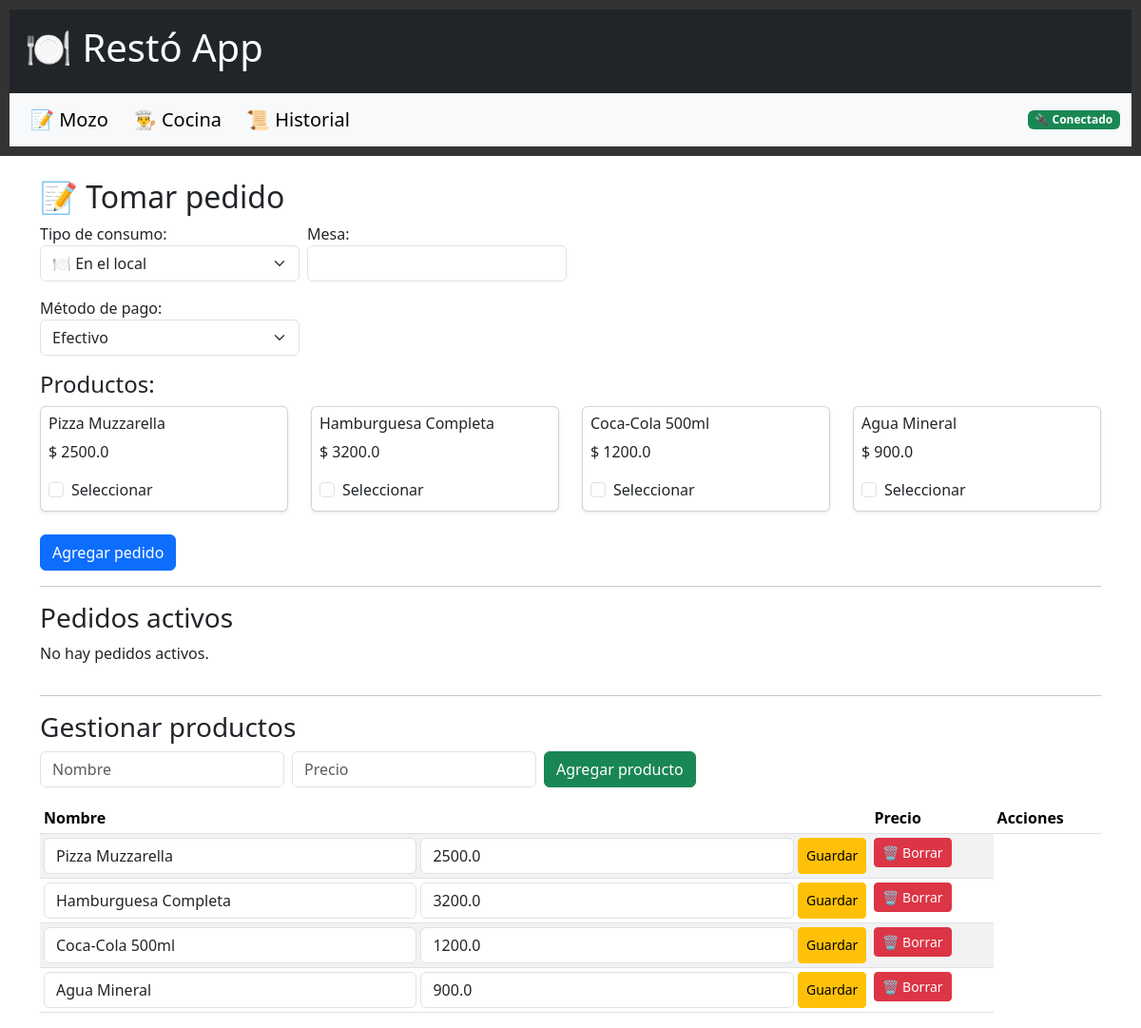
The page / on the database its author committed.
### models.py (models this page shows)
class Producto(db.Model):
    id = db.Column(db.Integer, primary_key=True)
    nombre = db.Column(db.String(100), nullable=False)
    precio = db.Column(db.Float, nullable=False)

### app.py (the view)
@app.route("/")
def index():
    productos = Producto.query.all()
    pedidos = Pedido.query.filter(Pedido.estado != "Entregado").order_by(Pedido.fecha.desc()).all()
    return render_template("index.html", productos=productos, pedidos=pedidos)

### templates/index.html (shortened to what this page needs)
{% extends "base.html" %}
{% block content %}
<div class="container mt-4">
    <h2>📝 Tomar pedido</h2>
    <form method="POST" action="{{ url_for('crear_pedido') }}">
        <div class="row g-2 mb-3">
            <div class="col-md-3">
                <label>Tipo de consumo:</label>
                <select name="tipo_consumo" id="tipo_consumo" class="form-select" required>
                    <option value="Local">🍽️ En el local</option>
                </select>
            </div>
            <div class="col-md-3" id="div_mesa">
                <label>Mesa:</label>
                <input type="text" name="mesa" id="mesa_input" class="form-control">
            </div>
        </div>
        <div class="row g-2 mb-3">
            <div class="col-md-3">
                <label>Método de pago:</label>
                <select name="metodo_pago" id="metodo_pago" class="form-select" required>
                    <option value="Efectivo">Efectivo</option>
                </select>
            </div>
        </div>
        <h4>Productos:</h4>
        <div class="row">
            {% for producto in productos %}
            <div class="col-6 col-md-4 col-lg-3 mb-2">
                <div class="card h-100 shadow-sm p-2">
                    <h6>{{ producto.nombre }}</h6>
                    <p>$ {{ producto.precio }}</p>
                    <div class="form-check">
                        <input class="form-check-input" type="checkbox" name="producto" value="{{ producto.id }}" id="prod{{ producto.id }}">
                        <label class="form-check-label" for="prod{{ producto.id }}">Seleccionar</label>
                    </div>
                </div>
            </div>
            {% endfor %}
        </div>
        <button type="submit" class="btn btn-primary mt-3">Agregar pedido</button>
    </form>
    <hr>
    <h3>Pedidos activos</h3>
    <div class="row">
        {% for pedido in pedidos %}
        <div class="col-12 col-md-6 col-lg-4 mb-3">
            <div class="card shadow-sm p-2 h-100 pedido-activo-card"
                 data-mesa="{{ pedido.mesa or '' }}"
                 data-nombre="{{ pedido.nombre_cliente or '' }}"
                 data-direccion="{{ pedido.direccion_cliente or '' }}"
                 data-metodo_pago="{{ pedido.metodo_pago }}"
                 data-fecha="{{ pedido.fecha.strftime('%d/%m/%Y %H:%M') }}"
                 data-ticket="{{ pedido.ticket_numero or '' }}"
                 data-titular="{{ pedido.titular or '' }}"
                 data-transferencia="{{ pedido.transferencia_info or '' }}"
                 data-deuda="{{ pedido.deuda_nombre or '' }}"
            >
                <div class="d-flex justify-content-between align-items-center mb-2">
                    {% if pedido.tipo_consumo == "Local" %}
                        <strong>Mesa {{ pedido.mesa }}</strong>
                    {% else %}
                        <strong>{{ pedido.nombre_cliente }} 🏠</strong>
                    {% endif %}
                    <span class="badge bg-info">{{ pedido.metodo_pago }}</span>
                </div>
                <ul class="list-group list-group-flush mb-2">
                    {% for item in pedido.items %}
                        <li class="list-group-item d-flex justify-content-between p-1">
                            {{ item.producto.nombre }}
                            <span>${{ item.producto.precio }}</span>
                        </li>
                    {% endfor %}
                </ul>
                <strong>Total: ${{ pedido.total }}</strong>
                <div class="d-flex gap-2 mt-2">
                    <a href="{{ url_for('editar_pedido', pedido_id=pedido.id) }}" class="btn btn-warning btn-sm">✏ Editar</a>
                    <form method="POST" action="{{ url_for('borrar_pedido', pedido_id=pedido.id) }}">
                        <button type="submit" class="btn btn-danger btn-sm">🗑 Borrar</button>
                    </form>
                    <form method="POST" action="{{ url_for('entregado', pedido_id=pedido.id) }}">
                        <button type="submit" class="btn btn-success btn-sm">✅ Entregado</button>
                    </form>
                </div>
            </div>
        </div>
        {% else %}
            <p>No hay pedidos activos.</p>
        {% endfor %}
    </div>
    <hr>
    <h3>Gestionar productos</h3>
    <form method="POST" action="{{ url_for('agregar_producto_index') }}" class="mb-3 row g-2">
        <div class="col-auto">
            <input type="text" name="nombre" class="form-control" placeholder="Nombre" required>
        </div>
        <div class="col-auto">
            <input type="number" step="0.01" name="precio" class="form-control" placeholder="Precio" required>
        </div>
        <div class="col-auto">
            <button type="submit" class="btn btn-success">Agregar producto</button>
        </div>
    </form>
    <table class="table table-sm table-striped">
        <thead>
            <tr>
                <th>Nombre</th>
                <th>Precio</th>
                <th>Acciones</th>
            </tr>
        </thead>
        <tbody>
            {% for producto in productos %}
            <tr>
                <td>
                    <form method="POST" action="{{ url_for('editar_producto_index', producto_id=producto.id) }}" class="d-flex gap-1">
                        <input type="text" name="nombre" value="{{ producto.nombre }}" class="form-control">
                        <input type="number" step="0.01" name="precio" value="{{ producto.precio }}" class="form-control">
                        <button type="submit" class="btn btn-warning btn-sm">Guardar</button>
                    </form>
                </td>
                <td>
                    <form method="POST" action="{{ url_for('borrar_producto_index', producto_id=producto.id) }}">
                        <button type="submit" class="btn btn-danger btn-sm">🗑 Borrar</button>
                    </form>
                </td>
            </tr>
            {% endfor %}
        </tbody>
    </table>
</div>
{% endblock %}

### static/style.css (style rules this page uses)
body { font-family: Arial, sans-serif; margin: 20px; }
button { padding: 8px 15px; background: #28a745; color: white; border: none; cursor: pointer; }

### rows shown on the page
Producto: nombre "Pizza Muzzarella", precio "2500.0"
Producto: nombre "Hamburguesa Completa", precio "3200.0"
Producto: nombre "Coca-Cola 500ml", precio "1200.0"
Producto: nombre "Agua Mineral", precio "900.0"
